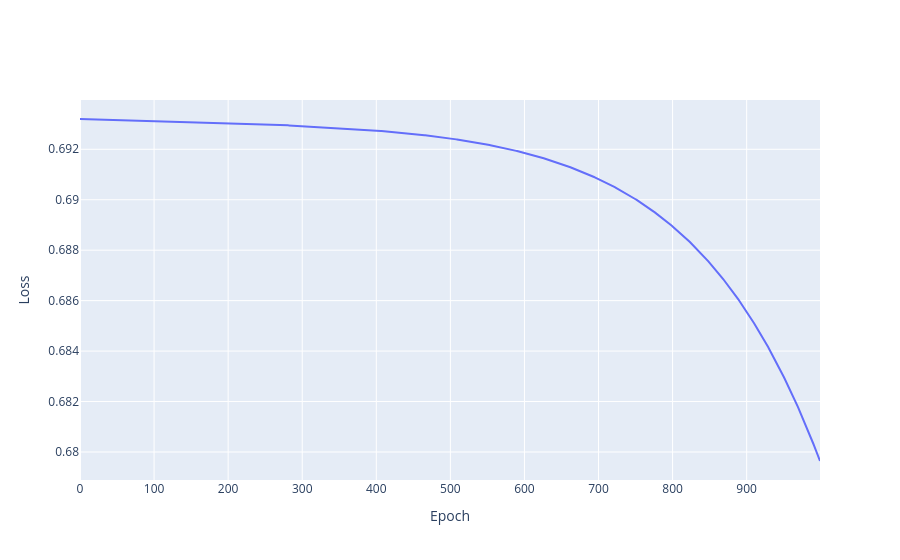

Notebook source saved alongside this figure:
### Code cell
losses = []
mlp = MLP(FEATURES_COUNT, SECOND_LAYER_SIZE, OUTPUT_LAYER_SIZE)

for _ in range(EPOCHS):
    
    loss = mlp.train_step(X_train, y_train.reshape(-1, 1), LEARNING_RATE)
    losses.append(loss)


fig = go.Figure()
fig.add_trace(go.Scatter(
    y=losses, 
    mode='lines', 
    name='Training Loss'
))
fig.update_layout(xaxis_title='Epoch', yaxis_title='Loss')
fig.show()

### Figure 1 — Plotly figure (JSON) as saved in the notebook; plotly's stock layout.template omitted (floating-point values rounded to 4 significant figures; data arrays with more than 128 entries replaced by an {"elided": "..."} marker saying what was removed)
{"data": [{"mode": "lines", "name": "Training Loss", "type": "scatter", "y": {"elided": "1000 float values"}}], "layout": {"xaxis": {"title": {"text": "Epoch"}}, "yaxis": {"title": {"text": "Loss"}}}}
